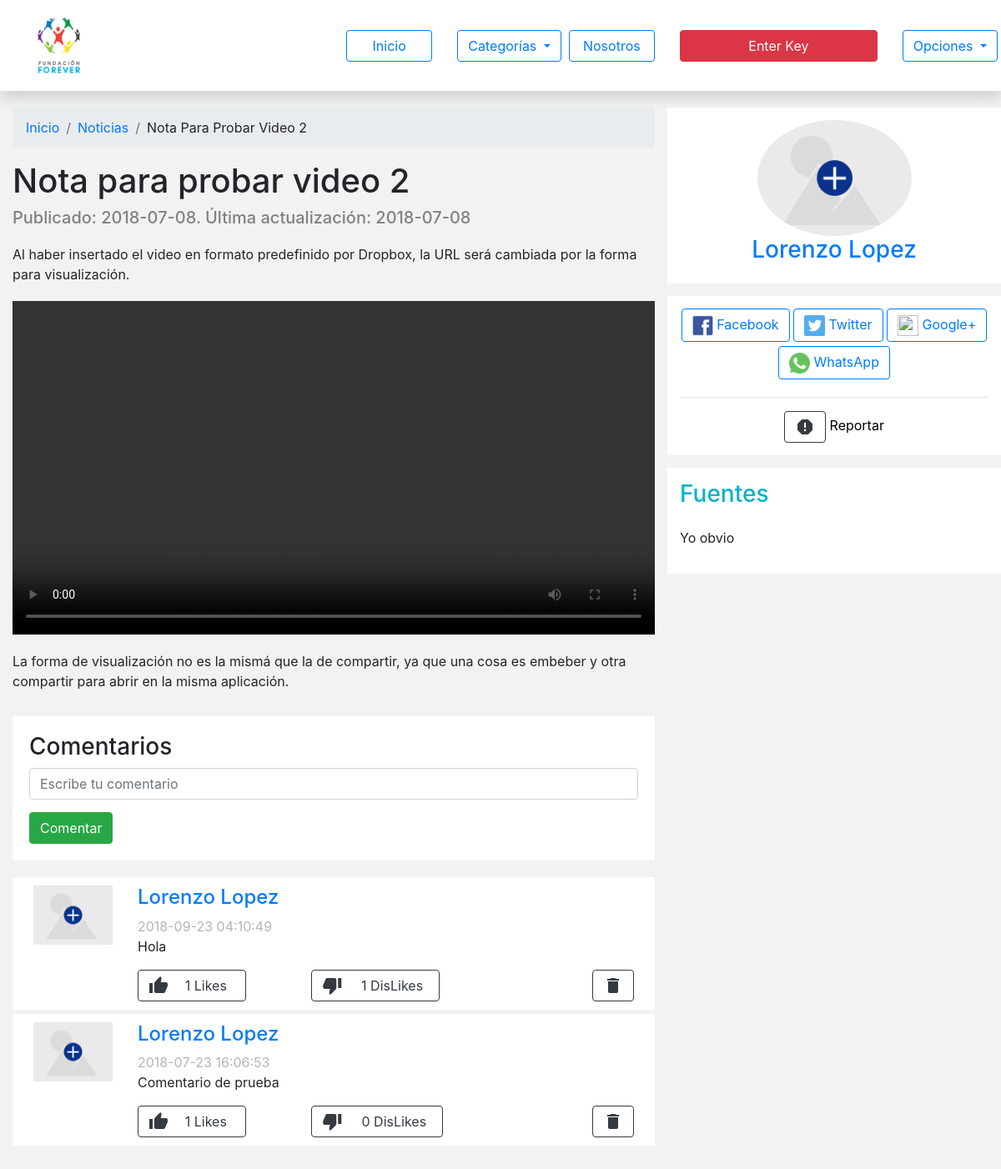
Screenshot of /note.php?idP=15 (signed in) with the database file from the repository.
### tables this page shows
CREATE TABLE `publicacion` (
  `id_publicacion` int(11) NOT NULL,
  `titulo` varchar(60) DEFAULT NULL,
  `bajada` varchar(300) DEFAULT NULL,
  `contenido` mediumtext NOT NULL,
  `banner` varchar(400) DEFAULT NULL,
  `fuentes` varchar(1000) NOT NULL,
  `categoria` varchar(100) DEFAULT NULL,
  `fecha` timestamp NOT NULL DEFAULT CURRENT_TIMESTAMP,
  `actualizacion` timestamp NOT NULL DEFAULT CURRENT_TIMESTAMP,
  `id_usuario` int(11) DEFAULT NULL,
  `estado` int(11) NOT NULL
);

CREATE TABLE `comments` (
  `id_comentario` int(11) NOT NULL,
  `id_usuario` int(11) NOT NULL,
  `id_publicacion` int(11) NOT NULL,
  `contenido` varchar(2000) NOT NULL,
  `fecha` timestamp NOT NULL DEFAULT CURRENT_TIMESTAMP ON UPDATE CURRENT_TIMESTAMP
);

CREATE TABLE `usuario` (
  `id_usuario` int(11) NOT NULL,
  `nombre` varchar(40) DEFAULT NULL,
  `apellido` varchar(40) DEFAULT NULL,
  `foto` varchar(500) DEFAULT NULL,
  `email` varchar(200) DEFAULT NULL,
  `password` varchar(25) DEFAULT NULL,
  `fecha` timestamp NOT NULL DEFAULT CURRENT_TIMESTAMP,
  `becado` varchar(2) DEFAULT NULL,
  `role` int(11) NOT NULL,
  `llave` int(11) NOT NULL,
  `estado` int(11) NOT NULL
);

### note.php (the view, shortened to what this page needs)
<?php
	include 'functions/conexion.php';
	$idPost = $_GET['idP'];
	$cos = $con -> query("SELECT * FROM publicacion WHERE id_publicacion='$idPost' AND estado='1'");
	$row = $cos -> Fetch_Array();
	$creator = $row['id_usuario'];
?>
<html itemscope itemtype="<a href='http://schema.org/Article'>http://schema.org/Article</a>">
<head>
	<link rel="stylesheet" href="https://stackpath.bootstrapcdn.com/bootstrap/4.1.1/css/bootstrap.min.css">
	<link rel="stylesheet" href="css/main.css">
</head>
<body>
<?php include 'template/nav.php'; ?>
	<div id="section-notes" class="container-fluid" style="margin-bottom: 50px;">
		<div class="row">
			<div class="col-md-8">
				<div class="row">
					<div class="col-md-12">
						<nav aria-label="breadcrumb">
						  <ol class="breadcrumb">
						    <li class="breadcrumb-item"><a href="../PeriodicoForever/">Inicio</a></li>
						    <li class="breadcrumb-item" aria-current="page"><a href="../PeriodicoForever/historias.php"><?php echo ucwords($row['categoria']) ?>s</a></li>
						    <li class="breadcrumb-item" aria-current="page"><?php echo ucwords($row['titulo']) ?></li>
						  </ol>
						</nav>
					</div>
				</div>
				<div id="note">
					<h1><?php echo $row['titulo']; ?></h1>
					<h5 style="color: #808080">Publicado: <?php echo substr($row['fecha'], 0,10); ?>. Última actualización: <?php echo substr($row['actualizacion'], 0,10); ?></h5>
					<div id="notes-bajada" style="margin: 20px 0px;">
						<?php echo $row['bajada']; ?>
					</div>
					<div id="banner_video">
						<?php
							$illustration = $row['banner'];
							$pos = strpos($illustration, 'https://www.youtube.com');
							$pos2 = strpos($illustration, 'dropboxusercontent');
							if ($pos !== false) {
								echo '<iframe width="100%" height="400" src="'.$illustration.'" frameborder="0" autoplay="none" allowfullscreen></iframe>';
							} else if( $pos2 !== false ){
								echo '<video src="'.$illustration.'" width="100%" height="400" frameborder="0" controls allowfullscreen preload autostart="false"></video>';
							} else {
								echo '<img src="'.$illustration.'" alt="Banner" width="100%">';
							}
						?>
					</div>
					<div id="notes-contenido" style="margin-top: 20px;">
						<?php echo $row['contenido']; ?>
					</div>
				</div>
<?php if (!empty($_SESSION)) {
	$tU = "";
} else {
	$tU = "- Como invitado";
}; ?>
			<div id="commentInput" style="background: white;padding: 20px;margin-top: 30px;">
				<h3>Comentarios <?php echo $tU; ?></h3>
				<input id="commentContent" name="commentContent" type="text" class="form-control" placeholder="Escribe tu comentario">
				<button id="comentar" type="button" class="btn btn-success" style="margin-top: 15px;" data-id="<?php echo $row['id_publicacion']; ?>">Comentar</button>
			</div>
			<div id="comments-body" class="comments">
<?php
	$sql2 = $con -> query("SELECT * FROM comments WHERE id_publicacion='$idPost' ORDER BY fecha DESC");
	$i = 1;
	while( $array = $sql2 -> fetch_array() )
	{
		$user = $array['id_usuario'];
		$sql3 = $con -> query("SELECT * FROM usuario WHERE id_usuario='$user'");
		$resp  = $sql3 -> fetch_array();
?>
					<div id="commentBox-<?php echo $i; ?>" style="padding: 0px 15px;">
						<div class="row" style="background: white;padding: 10px; margin-top: 5px;">
							<div class="col-md-2">
								<img src="<?php
									$img = $resp['foto'];
									if( $img === "" )
									{
										echo 'imgs/icons/default.png';
									}
									else
									{
										echo $img;
									};
								?>" alt="User Photo" width="100%">
							</div>
							<div class="col-md-10">
								<a href="profile.php?idP=<?php echo $resp['id_usuario']; ?>"><h4><?php echo $resp['nombre']." ".$resp['apellido']; ?></h4></a>
								<span style="color: #B5B5B5;"><?php echo $array['fecha']; ?></span><br>
								<p><?php echo $array['contenido']; ?></p>
								<div class="row align-items-center">
<?php
		if (!empty($_SESSION)) {
			$idC = $array['id_comentario'];
			$Likes = $con -> query("SELECT * FROM reaction_coments WHERE id_comentario='$idC' AND tipo='1'");
			$cant1 = $Likes -> num_rows;
			$DisLikes = $con -> query("SELECT * FROM reaction_coments WHERE id_comentario='$idC' AND tipo='0'");
			$cant0 = $DisLikes -> num_rows;
			if ( $_SESSION['idUser'] == $array['id_usuario'] || !empty($_SESSION['key']) ) {
				$del = '<button class="btn btn-outline-dark" id="delete_c" data-id="'.$array["id_comentario"].'" data-idbox="'.$i.'">
									<i class="material-icons">delete</i>
								</button>';
			} else {
				$del = '<a href="report.php?type=comment&idc='.$array['id_comentario'].'"><button class="btn btn-outline-dark">
									<i class="material-icons">report</i>
								</button></a>';
			};
?>
								<div class="col-4 align-self-center"><button class="btn btn-outline-dark" id="btn-reaction" data-id="<?php echo $array['id_comentario']; ?>" data-type='1'>
									<div class="row">
										<div class="col-3">
											<i class="material-icons">thumb_up</i>
										</div>
										<div class="col-9">
											<span id="like<?php echo $array['id_comentario']; ?>"><?php echo $cant1; ?></span> Likes
										</div>
									</div>
								</button></div>
								<div class="col-4 align-self-center"><button class="btn btn-outline-dark" id="btn-reaction" data-id="<?php echo $array['id_comentario']; ?>" data-type='0'>
									<div class="row">
										<div class="col-3">
											<i class="material-icons">thumb_down</i>
										</div>
										<div class="col-9">
											<span id="dislike<?php echo $array['id_comentario']; ?>"><?php echo $cant0; ?></span> DisLikes
										</div>
									</div>
								</button></div>
								<div class="col-4 align-self-center text-right">
										<?php echo $del; ?>
									</div>
<?php
		};
?>
								</div>
							</div>
						</div>
					</div>
<?php
		$i = $i+1;
	};
	$sql4 = $con -> query("SELECT * FROM usuario WHERE id_usuario='$creator'");
	$resp = $sql4 -> fetch_array();
?>
				</div>
			</div>
			<div class="col-md-4">
				<div class="row">
					<div class="col-md-12 sidebar-box center-text">
						<div>
							<img src="imgs/icons/default.png" width="50%" style="border-radius: 50%;">
						</div>
						<div>
							<a href="profile.php?idP=<?php echo $creator; ?>"><h3 style="font-size: 'Roboto:400',sans-serif;"><?php echo $resp['nombre']." ".$resp['apellido']; ?></h3></a>
						</div>
					</div>
					<div class="col-md-12 sidebar-box center-text">
				        <a id="btn-FB" href="https://www.facebook.com/sharer/sharer.php?u=<?php echo $_SERVER['SERVER_NAME'].$_SERVER['REQUEST_URI']; ?>" target="_blank"><button class="btn btn-outline-primary">
				        	<img src="imgs/icons/fb.png" width="25px"> Facebook
				        </button></a>
				        <a id="btn-TW" href="https://twitter.com/?status= ¡Colabora! <?php echo $_SERVER['SERVER_NAME'].$_SERVER['REQUEST_URI']; ?>" target="_blank"><button class="btn btn-outline-primary">
				        	<img src="imgs/icons/twitter.png" width="25px"> Twitter
				        </button></a>
				        <a id="btn-G" href="https://plus.google.com/share?url=<?php echo $_SERVER['SERVER_NAME'].$_SERVER['REQUEST_URI']; ?>" target="_blank"><button class="btn btn-outline-primary">
				        	<img src="imgs/icons/google.png" width="25px"> Google+
				        </button></a>
				        <a id="btn-Wh" href="https://wa.me/?text=<?php echo $_SERVER['SERVER_NAME'].$_SERVER['REQUEST_URI']; ?>" target="_blank"><button class="btn btn-outline-primary" style="margin:5px;">
				        	<img src="imgs/icons/whatsapp.png" width="25px"> WhatsApp
				        </button></a>
				        <hr>
				        <a href="report.php?type=note&idn=<?php echo $idPost; ?>" style="color:black;"><button class="btn btn-outline-dark">
							<i class="material-icons">report</i>
						</button> Reportar</a>
					</div>
					<div class="col-md-12 sidebar-box">
						<h3 style="margin: 0;color: #00B2CC;">Fuentes <span style="float: right;" class="icon-import_contacts"></span></h3>
						<div><br>
							<p><?php echo $row['fuentes']; ?></p>
						</div>
					</div>
				</div>
			</div>
		</div>
	</div>
</body>
</html>

### css/main.css (style rules this page uses)
body { padding-bottom: 20px; background: #F2F2F2; }
button { outline: none; }
.center-text { text-align: center; }
#section-notice, #section-notes { margin-top: 20px; }
.sidebar-box { padding: 15px; background: white; margin-bottom: 15px; }
.comments { margin-top: 20px; opacity: 1; transition: 0.3s all ease-in-out; }

### rows the page displays
publicacion: categoria "Noticia", titulo "Nota Para Probar Video 2", titulo "Nota para probar video 2", fecha "2018-07-08", actualizacion "2018-07-08", bajada "Al haber insertado el video en formato predefinido por Dropbox, la URL será cambiada por la forma para visualización.", contenido "La forma de visualización no es la mismá que la de compartir, ya que una cosa es embeber y otra compartir para abrir en la misma aplicación.", fuentes "Yo obvio"
comments: id_usuario.nombre "Lorenzo", id_usuario.apellido "Lopez", fecha "2018-09-23 04:10:49", contenido "Hola", cant1 "1", cant0 "1"
comments: id_usuario.nombre "Lorenzo", id_usuario.apellido "Lopez", fecha "2018-07-23 16:06:53", contenido "Comentario de prueba", cant1 "1", cant0 "0"
usuario: nombre "Lorenzo", apellido "Lopez"

### other values shown
$btn_key "Enter Key"
